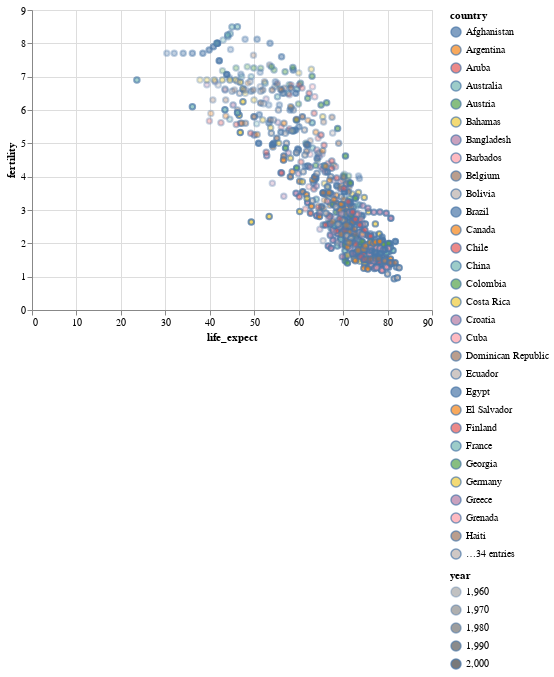

This figure's notebook cell:
### Markdown cell above
#### Using Selections in Joined Plots
We can now try to address the following question, about how can the relationship behave differently for distinct countries.

One naive approach would be to change the color code from years to countries, and switch the time encoding to opacity in the hopes of preserving the information.

### Code cell
alt.Chart(df).mark_point().encode(
    x = 'life_expect',
    y = 'fertility',
    fill = 'country',
    opacity = 'year'
)

### Figure 1 — Vega-Lite specification as saved in the notebook (floating-point values rounded to 4 significant figures; data arrays with more than 128 entries replaced by an {"elided": "..."} marker saying what was removed)
{"$schema": "https://vega.github.io/schema/vega-lite/v3.4.0.json", "config": {"mark": {"tooltip": null}, "view": {"height": 300, "width": 400}}, "data": {"name": "data-a2246500eaa13a8d71dbc2d5813323d3"}, "datasets": {"data-a2246500eaa13a8d71dbc2d5813323d3": {"elided": "693 records"}}, "encoding": {"fill": {"field": "country", "type": "nominal"}, "opacity": {"field": "year", "type": "quantitative"}, "x": {"field": "life_expect", "type": "quantitative"}, "y": {"field": "fertility", "type": "quantitative"}}, "mark": "point"}
